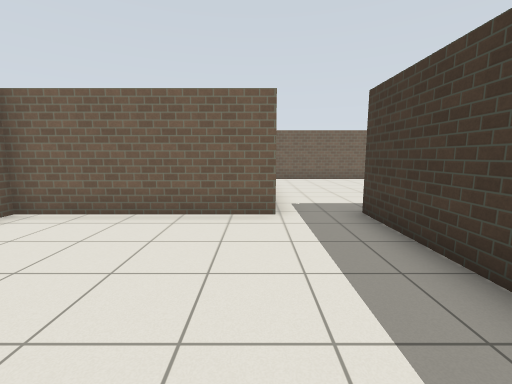
View 1 (above)

12 first-person views from a walk through a Gazebo world. The camera is 1.2 m above the floor, tilts 8° down and sees 90° across. The floor is counted in squares, 1 m on a side. Each view is taken from the middle of a square. On the plan, view 1 faces up. The plan holds only what a view shows up to about 12 squares ahead; the rest is blank. Gazebo's built-in surfaces are drawn with simple patterns.

View 2
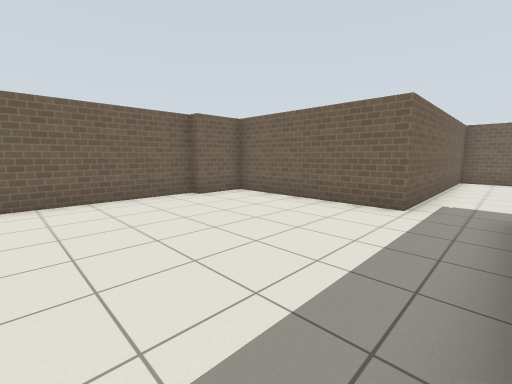

View 3
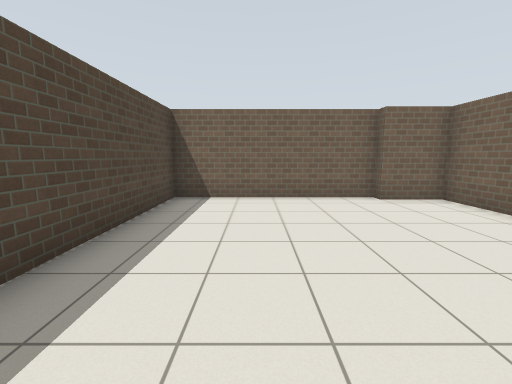

View 4
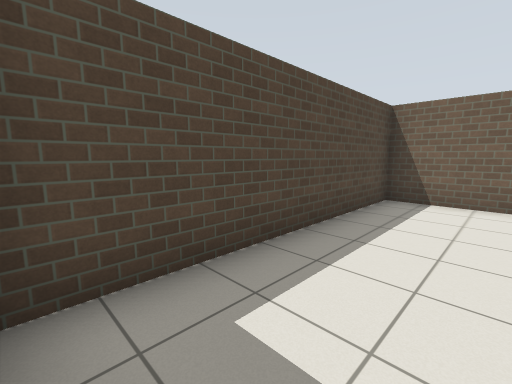

View 5
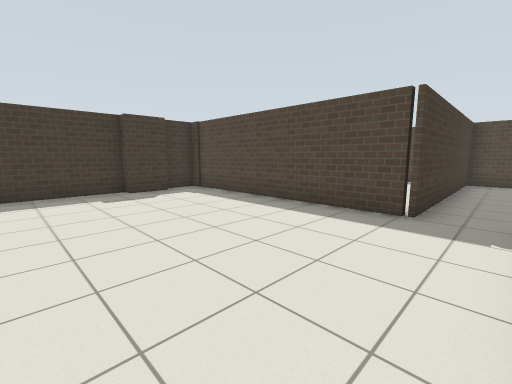

View 6
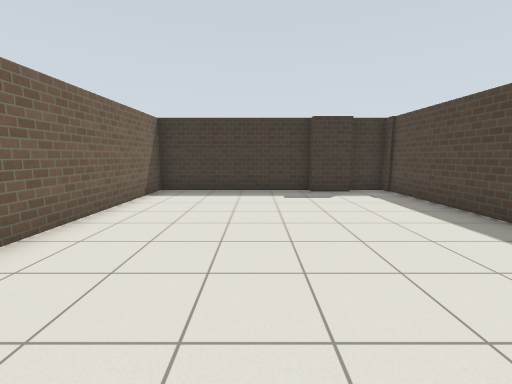

View 7
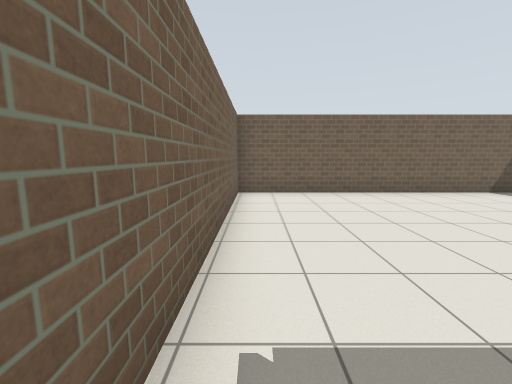

View 8
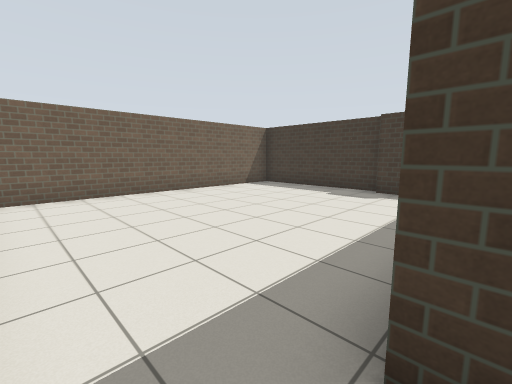

View 9
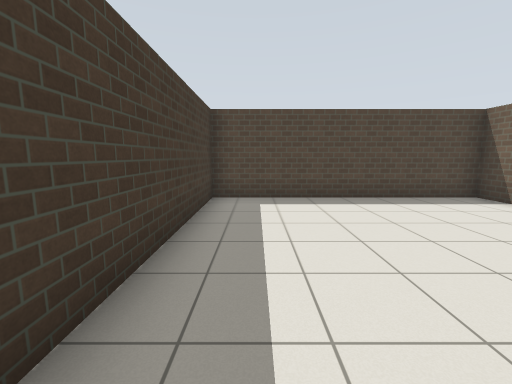

View 10
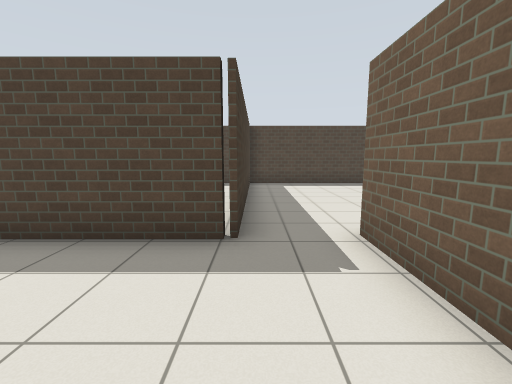

View 11
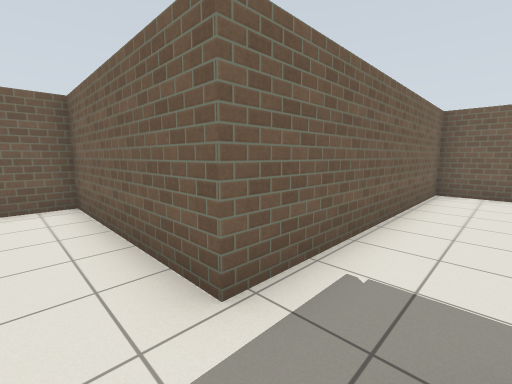

View 12
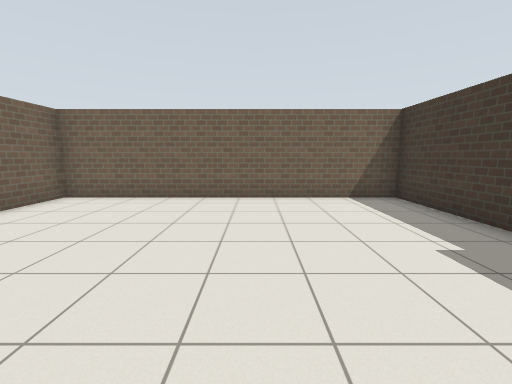

### Floor plan
Points are (right, up) in squares from view 1. A wall is a line through its corners. A room is listed if a view was taken in it or the views show most of it. See-through windows are left out.
Room 1 (views 1, 2, 3, 4, 11)
walls: (0.4, 5.2) (-5, 5.2) (-5, 3.5) (-5.4, 3.5) (-5.4, -2.4) (3.5, -2.4); (2.3, -2.5) (2.3, 4.4)
ways out: opening at (1.5, 5) to room 2
Room 2 (views 5, 6, 7, 8, 9, 10, 12)
walls: (10.1, 8.1) (10.1, 13.4) (0.4, 13.4) (0.4, 5.2); (9.7, 6.7) (9.7, 8.1); (2.3, 4.4) (2.3, 5.4) (10.1, 5.4) (10.1, 6.7)
ways out: opening at (1.5, 5) to room 1

Positions as (right, up) in squares from view 1, and headings:
1: (0, 0), facing up
2: (2, -1), facing up-left
3: (2, 0), facing left
4: (2, 0), facing down-left
5: (1, 11), facing down-right
6: (1, 10), facing right
7: (1, 5), facing up
8: (1, 5), facing up-right
9: (1, 5), facing down
10: (2, 9), facing down
11: (2, 4), facing up-left
12: (6, 6), facing up
